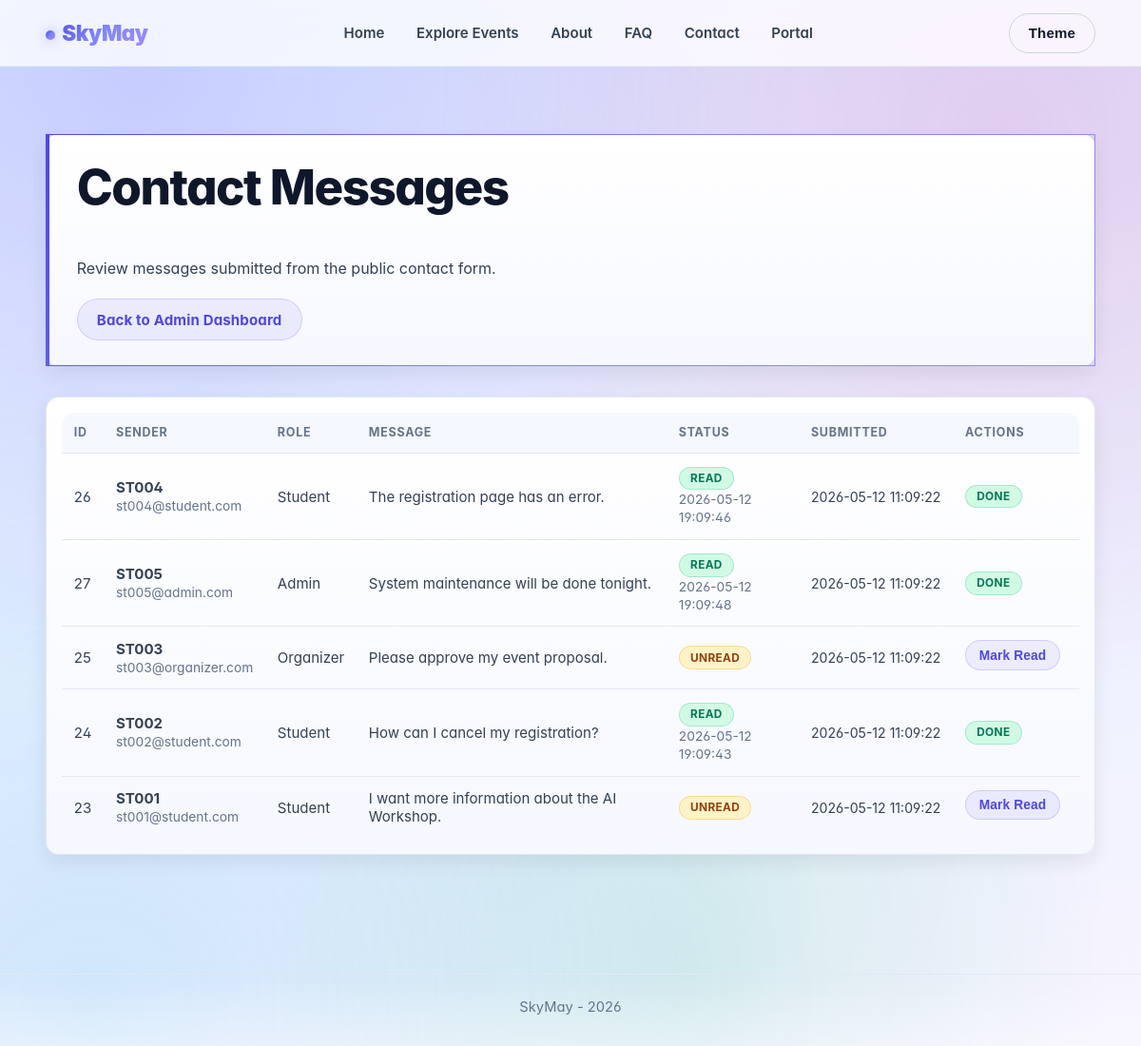
Screenshot of /contact_messages.php (signed in) with the database file from the repository.
### tables this page shows
CREATE TABLE IF NOT EXISTS `contact_messages` (
  `message_id` int NOT NULL AUTO_INCREMENT,
  `sender_name` varchar(120) NOT NULL,
  `sender_email` varchar(160) NOT NULL,
  `sender_role` varchar(30) NOT NULL,
  `message_body` text NOT NULL,
  `status` varchar(20) NOT NULL DEFAULT 'unread',
  `created_at` timestamp NULL DEFAULT CURRENT_TIMESTAMP,
  `read_at` datetime DEFAULT NULL,
  PRIMARY KEY (`message_id`),
  KEY `idx_contact_messages_status` (`status`),
  KEY `idx_contact_messages_created_at` (`created_at`)
);

### includes/contact_support.php (called while the page is built, shortened)
<?php
function normalizeContactStatus(string $status): string
{
  return strtolower(trim($status)) === 'read' ? 'read' : 'unread';
}
?>

### contact_messages.php (the view, shortened to what this page needs)
<?php
require_once 'db.php';
require_once __DIR__ . '/includes/contact_support.php';
$messages = [];
if ($dbConnected) {
  $q = $conn->query('SELECT message_id, sender_name, sender_email, sender_role, message_body, status, created_at, read_at FROM contact_messages ORDER BY created_at DESC LIMIT 100');
  if ($q) {
    while ($row = $q->fetch_assoc()) {
      $messages[] = $row;
    }
  }
} else {
  $flashMessage = 'Database not connected. Messages cannot be loaded.';
  $flashType = 'error';
}
include 'includes/header.php';
?>
<main class="container section">
  <section class="card page-hero reveal">
    <h1>Contact Messages</h1>
    <p>Review messages submitted from the public contact form.</p>
    <div class="hero-actions">
      <a class="btn btn-secondary" href="admin.php">Back to Admin Dashboard</a>
    </div>
  </section>
  <section class="card reveal table-card">
    <?php if (count($messages) === 0): ?>
      <p>No contact messages found.</p>
    <?php else: ?>
      <div class="table-wrap">
        <table class="data-table">
          <thead>
            <tr>
              <th>ID</th>
              <th>Sender</th>
              <th>Role</th>
              <th>Message</th>
              <th>Status</th>
              <th>Submitted</th>
              <th>Actions</th>
            </tr>
          </thead>
          <tbody>
            <?php foreach ($messages as $message): ?>
              <?php $status = normalizeContactStatus($message['status'] ?? 'unread'); ?>
              <tr>
                <td><?php echo (int)$message['message_id']; ?></td>
                <td>
                  <strong><?php echo htmlspecialchars($message['sender_name'] ?? ''); ?></strong><br>
                  <span class="muted-list-item"><?php echo htmlspecialchars($message['sender_email'] ?? ''); ?></span>
                </td>
                <td><?php echo htmlspecialchars(ucfirst($message['sender_role'] ?? '')); ?></td>
                <td class="message-cell"><?php echo nl2br(htmlspecialchars($message['message_body'] ?? '')); ?></td>
                <td>
                  <span class="badge <?php echo $status === 'unread' ? 'badge-warning' : ''; ?>">
                    <?php echo ucfirst($status); ?>
                  </span>
                  <?php if ($status === 'read' && !empty($message['read_at'])): ?>
                    <br><span class="muted-list-item"><?php echo htmlspecialchars($message['read_at']); ?></span>
                  <?php endif; ?>
                </td>
                <td class="submitted-cell"><?php echo htmlspecialchars($message['created_at'] ?? ''); ?></td>
                <td class="table-actions">
                  <?php if ($status === 'unread'): ?>
                    <form method="post" class="inline-form">
                      <button class="btn btn-secondary" type="submit">Mark Read</button>
                    </form>
                  <?php else: ?>
                    <span class="badge">Done</span>
                  <?php endif; ?>
                </td>
              </tr>
            <?php endforeach; ?>
          </tbody>
        </table>
      </div>
    <?php endif; ?>
  </section>
</main>
<?php include 'includes/footer.php'; ?>

### rows the page displays
contact_messages: message_id "26", sender_name "ST004", sender_email "st004@student.com", sender_role "Student", message_body "The registration page has an error.", status "READ", read_at "2026-05-12 19:09:46", created_at "2026-05-12 11:09:22", shows "DONE"
contact_messages: message_id "27", sender_name "ST005", sender_email "st005@admin.com", sender_role "Admin", message_body "System maintenance will be done tonight.", status "READ", read_at "2026-05-12 19:09:48", created_at "2026-05-12 11:09:22", shows "DONE"
contact_messages: message_id "25", sender_name "ST003", sender_email "st003@organizer.com", sender_role "Organizer", message_body "Please approve my event proposal.", status "UNREAD", created_at "2026-05-12 11:09:22"
contact_messages: message_id "24", sender_name "ST002", sender_email "st002@student.com", sender_role "Student", message_body "How can I cancel my registration?", status "READ", read_at "2026-05-12 19:09:43", created_at "2026-05-12 11:09:22", shows "DONE"
contact_messages: message_id "23", sender_name "ST001", sender_email "st001@student.com", sender_role "Student", message_body "I want more information about the AI Workshop.", status "UNREAD", created_at "2026-05-12 11:09:22"
